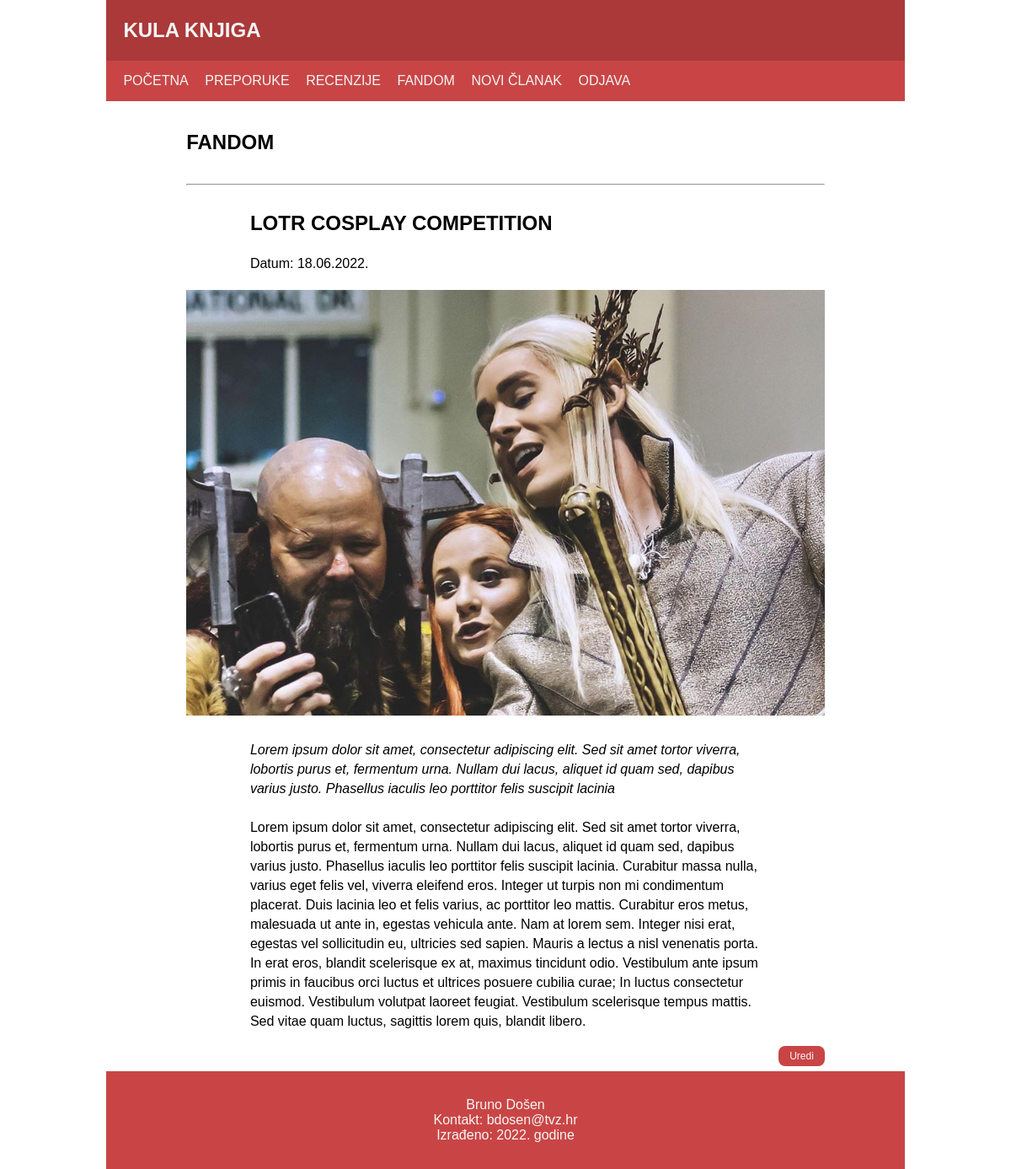
Page /clanak.php?id=1 on the committed database.
### tables this page shows
CREATE TABLE `clanci` (
  `id` int(11) NOT NULL,
  `datum` varchar(32) NOT NULL,
  `naslov` varchar(32) NOT NULL,
  `sazetak` text NOT NULL,
  `sadrzaj` text NOT NULL,
  `fotografija` varchar(54) NOT NULL,
  `kategorija` varchar(64) NOT NULL,
  `arhiva` tinyint(1) NOT NULL
);

### clanak.php (the view, shortened to what this page needs)
<?php
    include 'connect.php';
?>
<!DOCTYPE html>
<html>
    <head>
        <link rel="stylesheet" type="text/css" href="style.css">
    </head>
    <body>
        <div class="wrapper">
            <header>
                <section class="logo">
                    <h1>Kula knjiga</h1>
                </section>
                <section>
                    <nav>
                        <ul>
                            <li><a href="home.php">Početna</a></li>
                            <li><a href="kategorija.php?id=preporuke">Preporuke</a></li>
                            <li><a href="kategorija.php?id=recenzije">Recenzije</a>
                            <li><a href="kategorija.php?id=fandom">Fandom</a></li>
                            <li><a href="unos.php">Novi članak</a></li>
                            <li><a href="index.php">Odjava</a></li>
                        </ul>
                    </nav>
                </section>
            </header>
            <main class="wrapper">
                <?php
                    $id = $_GET['id'];
                    $query = "SELECT * FROM clanci WHERE arhiva=0 AND id='$id'";
                    $result = mysqli_query($dbc, $query);
                        while($row = mysqli_fetch_array($result)) {
                            echo '<h2>'. $row['kategorija'] .'</h2>';
                            echo '<hr>';
                            echo '<article>';
                                echo '<h2 class="clanak_tekst">'. $row['naslov'] .'</h2>';
                                echo '<p class="clanak_tekst">Datum: '. $row['datum'] .'</p>';
                                echo '<div class="clanak_banner">';
                                    echo '<img src="images/'. $row['fotografija'] .'">';
                                echo '</div>';
                                echo '<p class="clanak_tekst"><i>'. $row['sazetak'] .'</i><br><br>';
                                echo $row['sadrzaj'] .'</p>';
                                echo '<a href="administracija.php?id='. $row['id'] .'"><span class="edit_gumb">Uredi</span></a>';
                            echo '</article>';
                        }
                ?>
            </main>
            <footer>
                <p>Bruno Došen<br>
                    Kontakt: bdosen@tvz.hr<br>
                    Izrađeno: 2022. godine</p>
            </footer>
        </div>
    </body>
</html>

### style.css (style rules this page uses)
body { margin-top: 0; margin-bottom: 0; font-family: Arial, Helvetica, sans-serif; }
.wrapper { width: 80%; margin: 0 auto; color: black; }
header { position: relative; top: 0; text-transform: uppercase; }
.logo { background-color: #ab3939; color: whitesmoke; padding: 2px 20px; }
nav, footer { padding: 15px 20px; }
nav { background-color: #c94545; }
ul { list-style-type: none; margin: 0; padding: 0; }
li { display: inline; padding-right: 15px; width: 5%; }
nav a:link, a:visited { color: whitesmoke; text-decoration: none; }
main { padding: 0 20px; }
hr, .date { color: gray; }
img { width: 100%; }
h2 { margin: 35px 0; text-transform: uppercase; }
.edit_gumb { position: relative; bottom: 0; float: right; background-color: #c94545; padding: 5px 13px; color: whitesmoke; border-radius: 8px; font-size: 75%; text-align: center; margin-top: -5px; }
footer { position: relative; bottom: 0; margin-top: 25px; background-color: #c94545; color: whitesmoke; text-align: center; }
.clanak_tekst { width: 80%; margin: 0 auto; word-wrap: break-word; padding-top: 25px; line-height: 23px; }
.clanak_banner { margin-top: 20px; }
::placeholder { font-family: Arial, Helvetica, sans-serif; }

### rows in the picture
clanci: kategorija "FANDOM", naslov "LOTR COSPLAY COMPETITION", datum "18.06.2022.", fotografija (picture), sazetak "Lorem ipsum dolor sit amet, consectetur adipiscing elit. Sed sit amet tortor viverra, lobortis purus et, fermentum urna. Nullam dui lacus, aliquet id quam sed, dapibus varius justo. Phasellus iaculis leo porttitor felis suscipit lacinia", sadrzaj "Lorem ipsum dolor sit amet, consectetur adipiscing elit. Sed sit amet tortor viverra, lobortis purus et, fermentum urna. Nullam dui lacus, aliquet id quam sed, dapibus varius justo. Phasellus iaculis leo porttitor felis suscipit lacinia. Curabitur massa nulla, varius eget felis vel, viverra eleifend eros. Integer ut turpis non mi condimentum placerat. Duis lacinia leo et felis varius, ac porttitor leo mattis. Curabitur eros metus, malesuada ut ante in, egestas vehicula ante. Nam at lorem sem. Integer nisi erat, egestas vel sollicitudin eu, ultricies sed sapien. Mauris a lectus a nisl venenatis porta. In erat eros, blandit scelerisque ex at, maximus tincidunt odio. Vestibulum ante ipsum…"
